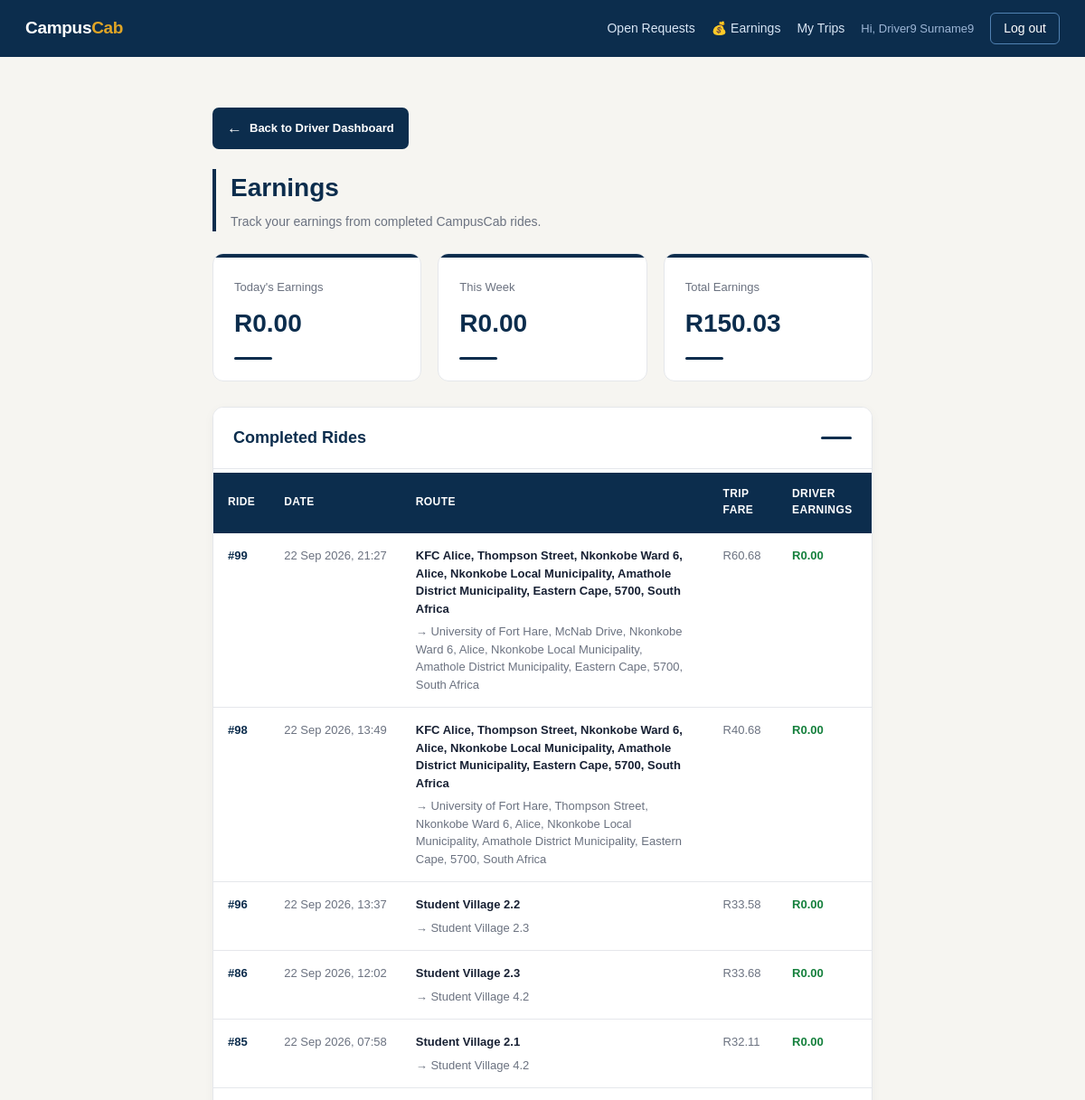
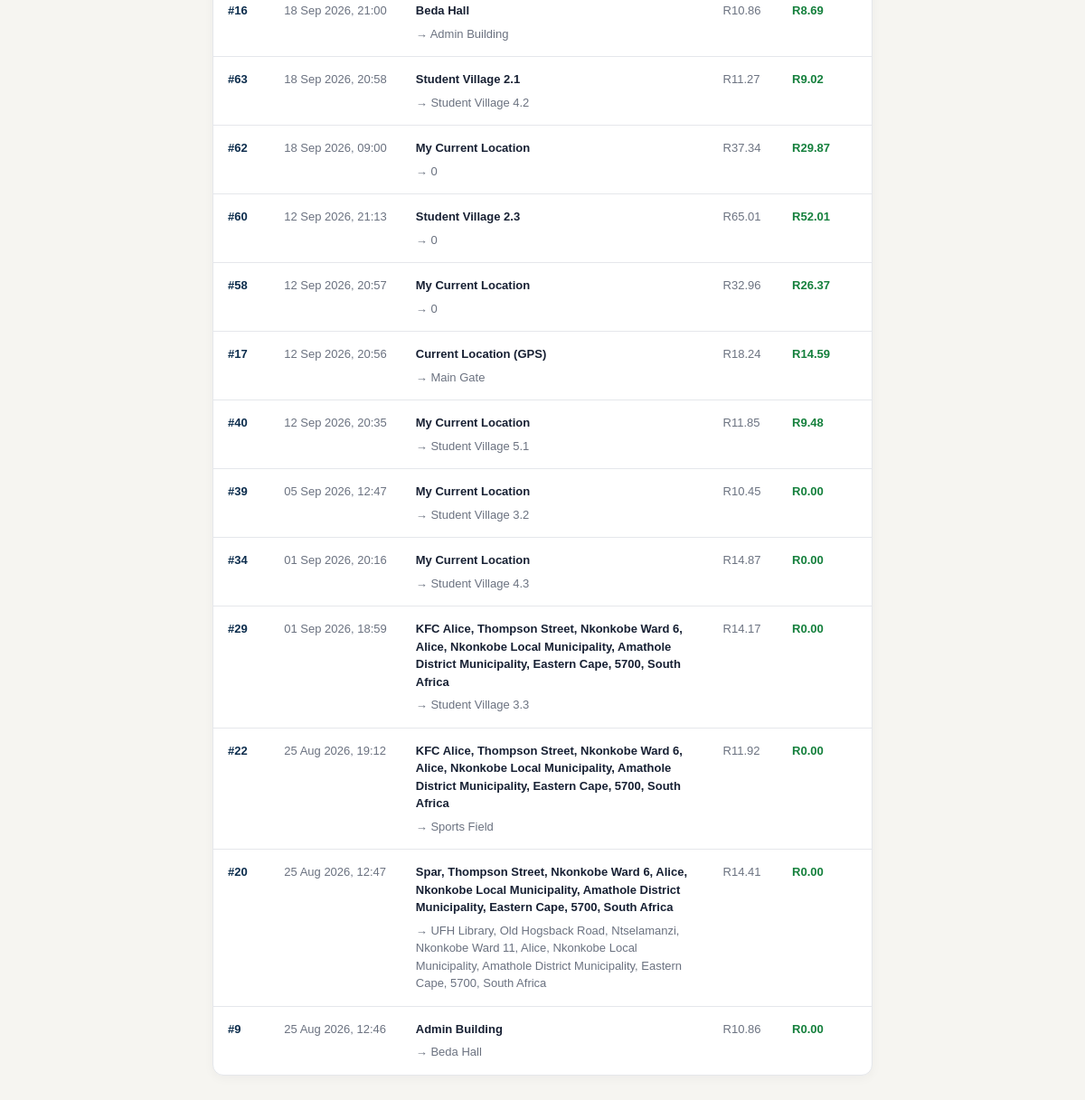
Page /driver_earnings.php (signed in) on the committed database (2 pictures, top to bottom).
### tables this page shows
CREATE TABLE `ride` (
  `rideID` int(11) NOT NULL,
  `studentID` int(11) DEFAULT NULL,
  `staffID` int(11) DEFAULT NULL,
  `requester_type` enum('Student','Staff') NOT NULL DEFAULT 'Student',
  `request_type` enum('Ride','Parcel') NOT NULL DEFAULT 'Ride',
  `parcel_details` varchar(255) DEFAULT NULL,
  `DriverID` int(11) DEFAULT NULL,
  `pickup_address` varchar(250) DEFAULT NULL,
  `pickup_latitude` decimal(10,7) DEFAULT NULL,
  `pickup_longitude` decimal(10,7) DEFAULT NULL,
  `destination_address` varchar(250) DEFAULT NULL,
  `destination_latitude` decimal(10,7) DEFAULT NULL,
  `destination_longitude` decimal(10,7) DEFAULT NULL,
  `requested_at` datetime DEFAULT NULL,
  `accepted_at` datetime DEFAULT NULL,
  `started_at` datetime DEFAULT NULL,
  `Completed_at` datetime DEFAULT NULL,
  `ride_status` enum('Requested','Accepted','Driver Arriving','In Progress','Completed','Cancelled') DEFAULT 'Requested',
  `cancellation_reason` varchar(255) DEFAULT NULL,
  `cancelled_at` datetime DEFAULT NULL,
  `estimated_distance_km` decimal(6,2) DEFAULT NULL,
  `estimated_duration_min` int(11) DEFAULT NULL,
  `estimated_price` decimal(8,2) DEFAULT NULL,
  `driver_earning` double NOT NULL,
  `campus_commission` double NOT NULL
);

### driver_earnings.php (the view, shortened to what this page needs)
<?php
include_once __DIR__ . '/db_connect.php';
$driverID = (int)($_SESSION['driver_id'] ?? 0);
$todayEarnings = 0;
$stmt = $conn->prepare("
    SELECT COALESCE(SUM(driver_earning), 0) AS earnings
    FROM ride
    WHERE DriverID = ?
      AND ride_status = 'Completed'
      AND DATE(Completed_at) = CURDATE()
");
if ($stmt) {
    $stmt->bind_param("i", $driverID);
    $stmt->execute();
    $result = $stmt->get_result();
    if ($row = $result->fetch_assoc()) {
        $todayEarnings = (float)$row['earnings'];
    }
}
$weekEarnings = 0;
$stmt = $conn->prepare("
    SELECT COALESCE(SUM(driver_earning), 0) AS earnings
    FROM ride
    WHERE DriverID = ?
      AND ride_status = 'Completed'
      AND YEARWEEK(Completed_at, 1) =
          YEARWEEK(CURDATE(), 1)
");
if ($stmt) {
    $stmt->bind_param("i", $driverID);
    $stmt->execute();
    $result = $stmt->get_result();
    if ($row = $result->fetch_assoc()) {
        $weekEarnings = (float)$row['earnings'];
    }
}
$totalEarnings = 0;
$stmt = $conn->prepare("
    SELECT COALESCE(SUM(driver_earning), 0) AS earnings
    FROM ride
    WHERE DriverID = ?
      AND ride_status = 'Completed'
");
if ($stmt) {
    $stmt->bind_param("i", $driverID);
    $stmt->execute();
    $result = $stmt->get_result();
    if ($row = $result->fetch_assoc()) {
        $totalEarnings = (float)$row['earnings'];
    }
}
$rides = [];
$stmt = $conn->prepare("
    SELECT
        rideID,
        pickup_address,
        destination_address,
        estimated_price,
        driver_earning,
        campus_commission,
        requested_at,
        Completed_at
    FROM ride
    WHERE DriverID = ?
      AND ride_status = 'Completed'
    ORDER BY Completed_at DESC
");
if ($stmt) {
    $stmt->bind_param("i", $driverID);
    $stmt->execute();
    $result = $stmt->get_result();
    while ($row = $result->fetch_assoc()) {
        $rides[] = $row;
    }
}
include 'header.php';
?>
<div class="earnings-page">
    <a href="driver_dashboard.php" class="back-button">
        <span class="back-arrow">←</span>
        Back to Driver Dashboard
    </a>
    <div class="page-heading">
        <h1>Earnings</h1>
        <p>
            Track your earnings from completed CampusCab rides.
        </p>
    </div>
    <div class="earnings-grid">
        <div class="earning-card">
            <div class="earning-card-label">
                Today's Earnings
            </div>
            <div class="earning-card-value">
                R<?php echo number_format($todayEarnings, 2); ?>
            </div>
            <div class="earning-card-line"></div>
        </div>
        <div class="earning-card">
            <div class="earning-card-label">
                This Week
            </div>
            <div class="earning-card-value">
                R<?php echo number_format($weekEarnings, 2); ?>
            </div>
            <div class="earning-card-line"></div>
        </div>
        <div class="earning-card">
            <div class="earning-card-label">
                Total Earnings
            </div>
            <div class="earning-card-value">
                R<?php echo number_format($totalEarnings, 2); ?>
            </div>
            <div class="earning-card-line"></div>
        </div>
    </div>
    <section class="history-section">
        <div class="history-header">
            <h2>
                Completed Rides
            </h2>
        </div>
        <?php if (count($rides) > 0): ?>
            <div class="table-wrapper">
                <table>
                    <thead>
                        <tr>
                            <th>
                                Ride
                            </th>
                            <th>
                                Date
                            </th>
                            <th>
                                Route
                            </th>
                            <th>
                                Trip Fare
                            </th>
                            <th>
                                Driver Earnings
                            </th>
                        </tr>
                    </thead>
                    <tbody>
                    <?php foreach ($rides as $ride): ?>
                        <tr>
                            <td class="ride-id">
                                #<?php echo (int)$ride['rideID']; ?>
                            </td>
                            <td class="date-cell">
                                <?php
                                echo date(
                                    'd M Y, H:i',
                                    strtotime(
                                        $ride['Completed_at']
                                    )
                                );
                                ?>
                            </td>
                            <td class="route-cell">
                                <div class="route-from">
                                    <?php
                                    echo htmlspecialchars(
                                        $ride['pickup_address']
                                    );
                                    ?>
                                </div>
                                <div class="route-to">
                                    →
                                    <?php
                                    echo htmlspecialchars(
                                        $ride['destination_address']
                                    );
                                    ?>
                                </div>
                            </td>
                            <td>
                                R<?php
                                echo number_format(
                                    (float)$ride['estimated_price'],
                                    2
                                );
                                ?>
                            </td>
                            <td class="amount">
                                R<?php
                                echo number_format(
                                    (float)$ride['driver_earning'],
                                    2
                                );
                                ?>
                            </td>
                        </tr>
                    <?php endforeach; ?>
                    </tbody>
                </table>
            </div>
        <?php endif; ?>
    </section>
</div>

### style.css (style rules this page uses)
:root { --navy: #0c2d4d; --navy-light: #185fa5; --gold: #e0a526; --gold-dark: #b8860f; --teal: #0f6e56; --teal-bg: #dcf1e9; --coral: #b03a2e; --coral-bg: #fbe2df; --amber-bg: #fbecc9; --amber-text: #8a6d00; --ink: #1c2430; --muted: #667085; --border: #e2e2dc; --bg: #f6f5f1; --card: #ffffff; }
* { box-sizing: border-box; }
body { font-family: -apple-system, "Segoe UI", Roboto, Helvetica, Arial, sans-serif; background: var(--bg); color: var(--ink); margin: 0; line-height: 1.5; }
table { width: 100%; border-collapse: collapse; margin-top: 4px; }
th, td { text-align: left; padding: 10px 8px; border-bottom: 1px solid var(--border); font-size: 13.5px; }
th { color: var(--muted); font-weight: 600; font-size: 12px; text-transform: uppercase; letter-spacing: 0.4px; }

### driver_earnings.php (style rules this page uses)
:root { --navy: #0c2d4d; --navy-light: #185fa5; --gold: #e0a526; --gold-dark: #b8860f; --card: #ffffff; --border: #e5e7eb; --ink: #172033; --muted: #6b7280; --bg: #f6f5f1; --green: #15803d; }
* { box-sizing: border-box; }
body { background: var(--bg); color: var(--ink); font-family: Arial, Helvetica, sans-serif; }
a { text-decoration: none; }
.earnings-page { max-width: 1200px; margin: 0 auto; padding: 28px 25px 40px; }
.back-button { display: inline-flex; align-items: center; gap: 8px; background: var(--navy); color: #ffffff; text-decoration: none; padding: 10px 16px; border-radius: 7px; font-size: 13px; font-weight: 600; margin-bottom: 22px; }
.back-arrow { font-size: 17px; }
.page-heading { margin-bottom: 24px; border-left: 4px solid var(--navy); padding-left: 16px; }
.page-heading h1 { margin: 0 0 6px; color: var(--navy); font-size: 28px; font-weight: 700; }
.page-heading p { margin: 0; color: var(--muted); font-size: 14px; }
.earnings-grid { display: grid; grid-template-columns: repeat(3, 1fr); gap: 18px; margin-bottom: 28px; }
.earning-card { position: relative; background: var(--card); border: 1px solid var(--border); border-radius: 12px; padding: 23px; overflow: hidden; transition: transform 0.2s ease, box-shadow 0.2s ease; }
.earning-card::before { content: ""; position: absolute; top: 0; left: 0; width: 100%; height: 4px; background: var(--navy); }
.earning-card-label { color: var(--muted); font-size: 13px; margin-bottom: 10px; padding-top: 4px; }
.earning-card-value { color: var(--navy); font-size: 28px; font-weight: 700; }
.earning-card-line { width: 42px; height: 3px; background: var(--navy); border-radius: 3px; margin-top: 16px; }
.history-section { background: white; border: 1px solid var(--border); border-radius: 12px; overflow: hidden; box-shadow: 0 3px 12px rgba(11, 31, 58, 0.04); }
.history-header { display: flex; align-items: center; justify-content: space-between; padding: 20px 22px; border-bottom: 1px solid var(--border); background: white; }
.history-header h2 { margin: 0; color: var(--navy); font-size: 18px; font-weight: 700; }
.history-header::after { content: ""; width: 34px; height: 3px; background: var(--navy); border-radius: 3px; }
.table-wrapper { overflow-x: auto; }
table { width: 100%; border-collapse: collapse; }
th { background: var(--navy); color: white; font-size: 12px; font-weight: 700; text-align: left; padding: 14px 16px; border-bottom: 3px solid var(--navy); }
td { padding: 15px 16px; font-size: 13px; color: var(--muted); border-bottom: 1px solid var(--border); vertical-align: top; }
tbody tr { transition: background 0.15s ease; }
tr:last-child td { border-bottom: none; }
.ride-id { color: var(--navy); font-weight: 700; white-space: nowrap; }
.amount { color: var(--green); font-weight: 700; white-space: nowrap; }
.route-cell { min-width: 260px; }
.route-from { color: var(--ink); font-weight: 600; margin-bottom: 6px; }
.route-to { color: var(--muted); }
.date-cell { white-space: nowrap; }

### rows in the picture
ride: rideID "99", Completed_at "22 Sep 2026, 21:27", pickup_address "KFC Alice, Thompson Street, Nkonkobe Ward 6, Alice, Nkonkobe Local Municipality, Amathole District Municipality, Eastern Cape, 5700, South Africa", destination_address "University of Fort Hare, McNab Drive, Nkonkobe Ward 6, Alice, Nkonkobe Local Municipality, Amathole District Municipality, Eastern Cape, 5700, South Africa", estimated_price "60.68", driver_earning "0.00"
ride: rideID "98", Completed_at "22 Sep 2026, 13:49", pickup_address "KFC Alice, Thompson Street, Nkonkobe Ward 6, Alice, Nkonkobe Local Municipality, Amathole District Municipality, Eastern Cape, 5700, South Africa", destination_address "University of Fort Hare, Thompson Street, Nkonkobe Ward 6, Alice, Nkonkobe Local Municipality, Amathole District Municipality, Eastern Cape, 5700, South Africa", estimated_price "40.68", driver_earning "0.00"
ride: rideID "96", Completed_at "22 Sep 2026, 13:37", pickup_address "Student Village 2.2", destination_address "Student Village 2.3", estimated_price "33.58", driver_earning "0.00"
ride: rideID "86", Completed_at "22 Sep 2026, 12:02", pickup_address "Student Village 2.3", destination_address "Student Village 4.2", estimated_price "33.68", driver_earning "0.00"
ride: rideID "85", Completed_at "22 Sep 2026, 07:58", pickup_address "Student Village 2.1", destination_address "Student Village 4.2", estimated_price "32.11", driver_earning "0.00"
ride: rideID "16", Completed_at "18 Sep 2026, 21:00", pickup_address "Beda Hall", destination_address "Admin Building", estimated_price "10.86", driver_earning "8.69"
ride: rideID "63", Completed_at "18 Sep 2026, 20:58", pickup_address "Student Village 2.1", destination_address "Student Village 4.2", estimated_price "11.27", driver_earning "9.02"
ride: rideID "62", Completed_at "18 Sep 2026, 09:00", pickup_address "My Current Location", destination_address "0", estimated_price "37.34", driver_earning "29.87"
ride: rideID "60", Completed_at "12 Sep 2026, 21:13", pickup_address "Student Village 2.3", destination_address "0", estimated_price "65.01", driver_earning "52.01"
ride: rideID "58", Completed_at "12 Sep 2026, 20:57", pickup_address "My Current Location", destination_address "0", estimated_price "32.96", driver_earning "26.37"
ride: rideID "17", Completed_at "12 Sep 2026, 20:56", pickup_address "Current Location (GPS)", destination_address "Main Gate", estimated_price "18.24", driver_earning "14.59"
ride: rideID "40", Completed_at "12 Sep 2026, 20:35", pickup_address "My Current Location", destination_address "Student Village 5.1", estimated_price "11.85", driver_earning "9.48"
ride: rideID "39", Completed_at "05 Sep 2026, 12:47", pickup_address "My Current Location", destination_address "Student Village 3.2", estimated_price "10.45", driver_earning "0.00"
ride: rideID "34", Completed_at "01 Sep 2026, 20:16", pickup_address "My Current Location", destination_address "Student Village 4.3", estimated_price "14.87", driver_earning "0.00"
ride: rideID "29", Completed_at "01 Sep 2026, 18:59", pickup_address "KFC Alice, Thompson Street, Nkonkobe Ward 6, Alice, Nkonkobe Local Municipality, Amathole District Municipality, Eastern Cape, 5700, South Africa", destination_address "Student Village 3.3", estimated_price "14.17", driver_earning "0.00"
ride: rideID "22", Completed_at "25 Aug 2026, 19:12", pickup_address "KFC Alice, Thompson Street, Nkonkobe Ward 6, Alice, Nkonkobe Local Municipality, Amathole District Municipality, Eastern Cape, 5700, South Africa", destination_address "Sports Field", estimated_price "11.92", driver_earning "0.00"
ride: rideID "20", Completed_at "25 Aug 2026, 12:47", pickup_address "Spar, Thompson Street, Nkonkobe Ward 6, Alice, Nkonkobe Local Municipality, Amathole District Municipality, Eastern Cape, 5700, South Africa", destination_address "UFH Library, Old Hogsback Road, Ntselamanzi, Nkonkobe Ward 11, Alice, Nkonkobe Local Municipality, Amathole District Municipality, Eastern Cape, 5700, South Africa", estimated_price "14.41", driver_earning "0.00"
ride: rideID "9", Completed_at "25 Aug 2026, 12:46", pickup_address "Admin Building", destination_address "Beda Hall", estimated_price "10.86", driver_earning "0.00"

### other values in the picture
$_SESSION['driver_name'] "Driver9 Surname9"
$todayEarnings "0.00"
$weekEarnings "0.00"
$totalEarnings "150.03"
